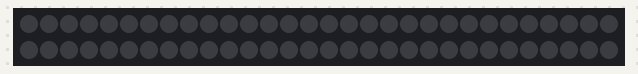
Simulated run of this sketch. Board: Arduino Uno, built with avr-gcc and run on an emulated ATmega328P. On the bench: 60 RGB LEDs in strip order, left to right, continuing on the next row. Dim RGB values are drawn brighter than linear.

Above: at 2.8 s.
At 3.6 s:
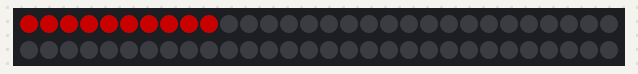
At 5.3 s:
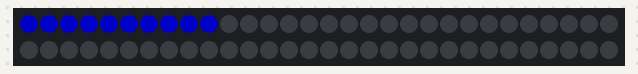

Measured:
- by itself, everything shown: repeats every 12.1 s, in 65 steps
- what the display in image 0 shows lasts 0.9 s, from 2.7 s to 3.6 s

The sketch:

volt140s.ino
```cpp
#include <PololuLedStrip.h>

// Create an ledStrip object and specify the pin it will use.
PololuLedStrip<12> ledStrip;
uint16_t x = 42;
// Create a buffer for holding the colors (3 bytes per color).
#define LED_COUNT 60
rgb_color colors[LED_COUNT];

void setup()
{
}

void loop()
{
  for(uint16_t i = 0; i < LED_COUNT; i++)
  {
    if(i== x) {
      colors[i] = (rgb_color){ 0, 255, 255 };
    } else if(abs(x-i == 1)){
      colors[i] = (rgb_color){ 0, 100, 100 };
    } else if(x>78&&i<10){
      colors[i] = (rgb_color){ 0, 0, 100 };
    } else if(x>72&&i<10){
      colors[i] = (rgb_color){ 0, 0, 0 };
    } else if(x>66&&i<10){
      colors[i] = (rgb_color){ 100, 0, 0 };
    } else if(x>60&&i<10){
      colors[i] = (rgb_color){ 0, 0, 0 };
    } else if(x>54&&i<10){
      colors[i] = (rgb_color){ 100, 0, 0 };
    } else if(x>48&&i<10){
      colors[i] = (rgb_color){ 0, 0, 0 };
    } else if(x>42&&i<10){
      colors[i] = (rgb_color){ 100, 0, 0 };
    }else{
      colors[i] = (rgb_color){ 0, 0, 0 };
    };
  }


  ledStrip.write(colors, LED_COUNT);
  if(x<84) {
    x = x + 1;
  }else{
    x = 0;
  }
  delay(140);
}
```
